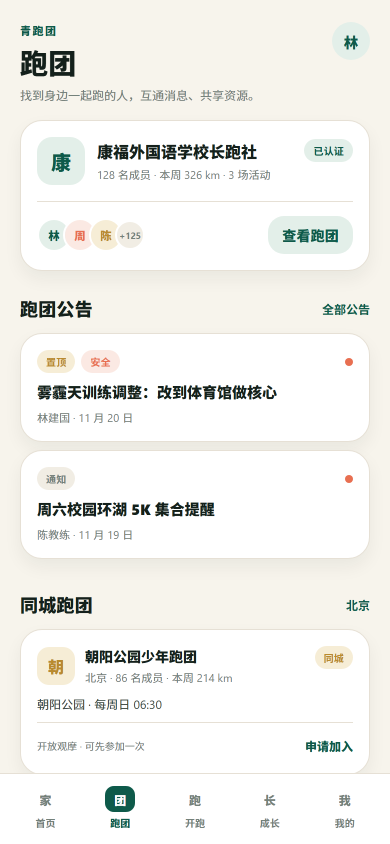
#> input picture mobile/shots/announcements/01-school-announcements.png, 780 x 1688 px, found by its file name (shown at 1/2 size)
$ python make-announcements-sheet.py
#> lines starting #> are read from the running program, lines starting #| are printed output that depends on the picture
from pathlib import Path
from PIL import Image, ImageDraw, ImageFont

base = Path(r"E:/QPTapp/mobile/shots/announcements")
items = [
    ("01-school-announcements.png", "01 跑团页公告与入口"),
    ("02-club-home.png", "02 跑团主页"),
    ("03-announcement-detail.png", "03 置顶公告详情"),
    ("04-announcements-list.png", "04 全部公告 3 条"),
    ("05-announcements-unread.png", "05 未读筛选 1 条"),
    ("06-home-bell.png", "06 首页铃铛未读 3"),
    ("07-message-announcement.png", "07 消息中心公告消息"),
    ("08-announcement-from-message.png", "08 消息跳公告详情"),
    ("09-after-withdraw.png", "09 撤回后公告列表"),
]
target_w = 320
gap = 18
margin = 30
label_h = 32
cols = 3
bg = (247, 244, 236)
brand = (14, 90, 74)
muted = (110, 110, 105)
font_path = r"C:/Windows/Fonts/msyh.ttc"
font = ImageFont.truetype(font_path, 18)
small = ImageFont.truetype(font_path, 14)
title_font = ImageFont.truetype(font_path, 28)

loaded = []
for name, label in items:
    im = Image.open(base / name).convert("RGB")
#> im is the input picture: PIL image 780x1688 RGB; mean R, G, B 241.6, 241.4, 237.5
    h = round(im.height * target_w / im.width)
#> h = 693
    im = im.resize((target_w, h), Image.LANCZOS)
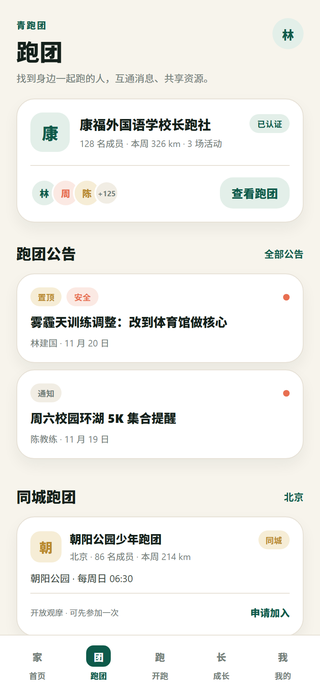
#> im: PIL image 320x693 RGB; mean R, G, B 241.4, 241.2, 237.3
    loaded.append((im, label))
#> pass 2 of the loop `for name, label in items:`:
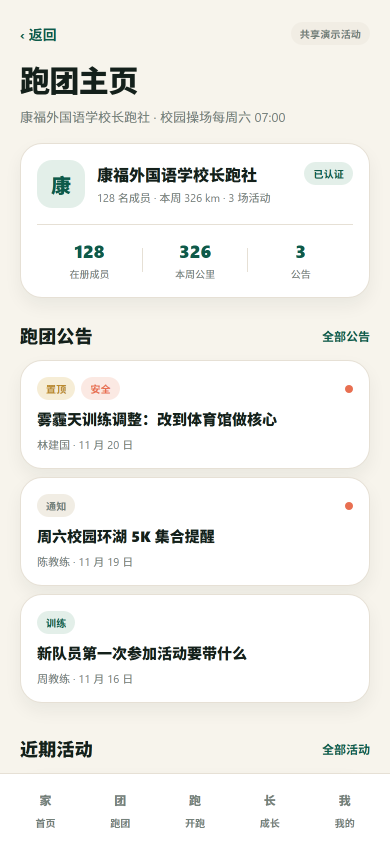
#> input picture mobile/shots/announcements/02-club-home.png, 780 x 1688 px, found by its file name (shown at 1/2 size)
#> im is the input picture: PIL image 780x1688 RGB; mean R, G, B 241.3, 240.9, 237.1
#> `im = im.resize((target_w, h), Image.LANCZOS)`:
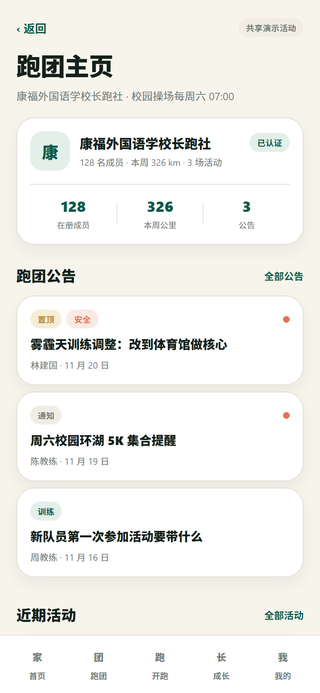
#> im: PIL image 320x693 RGB; mean R, G, B 241.1, 240.7, 236.9
#> pass 3 of the loop `for name, label in items:`:
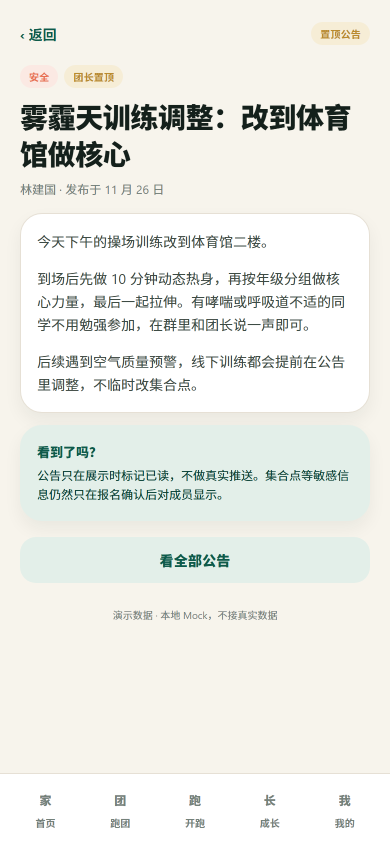
#> input picture mobile/shots/announcements/03-announcement-detail.png, 780 x 1688 px, found by its file name (shown at 1/2 size)
#> im is the input picture: PIL image 780x1688 RGB; mean R, G, B 235.5, 236.4, 230.7
#> `im = im.resize((target_w, h), Image.LANCZOS)`:
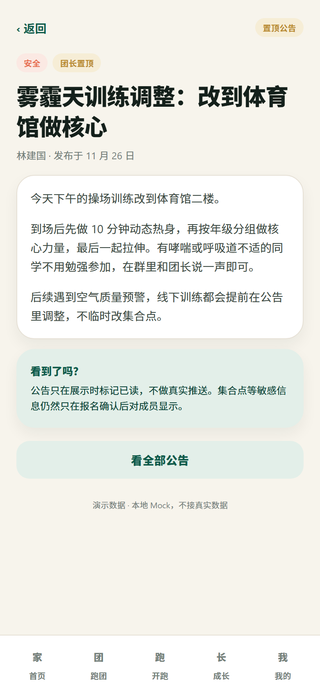
#> im: PIL image 320x693 RGB; mean R, G, B 235.2, 236.2, 230.5
#> (the run stopped early here; a loop or call above may not have finished)
